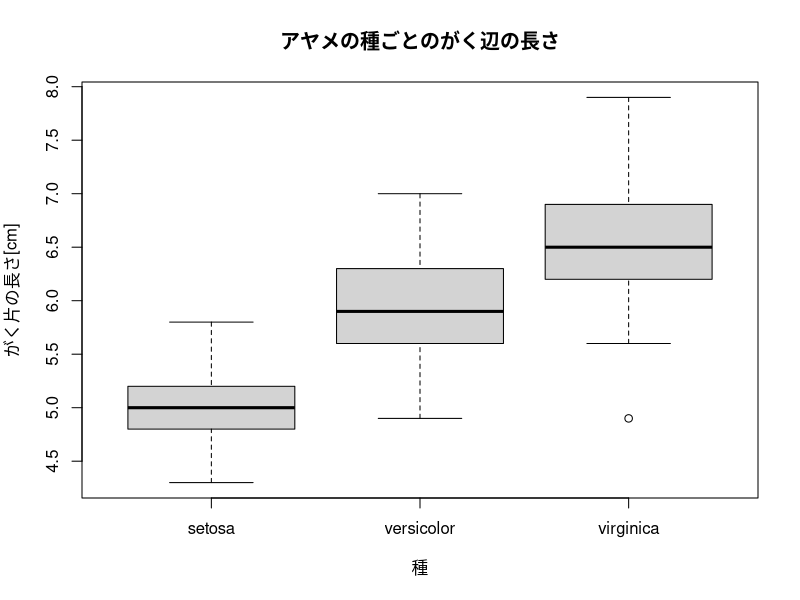

Write the R code that produced this figure.
# 箱ひげ図をプロットする
boxplot(
    Sepal.Length ~ Species, data = iris,
    xlab = "種",
    ylab = "がく片の長さ[cm]",
    main = "アヤメの種ごとのがく辺の長さ"
)